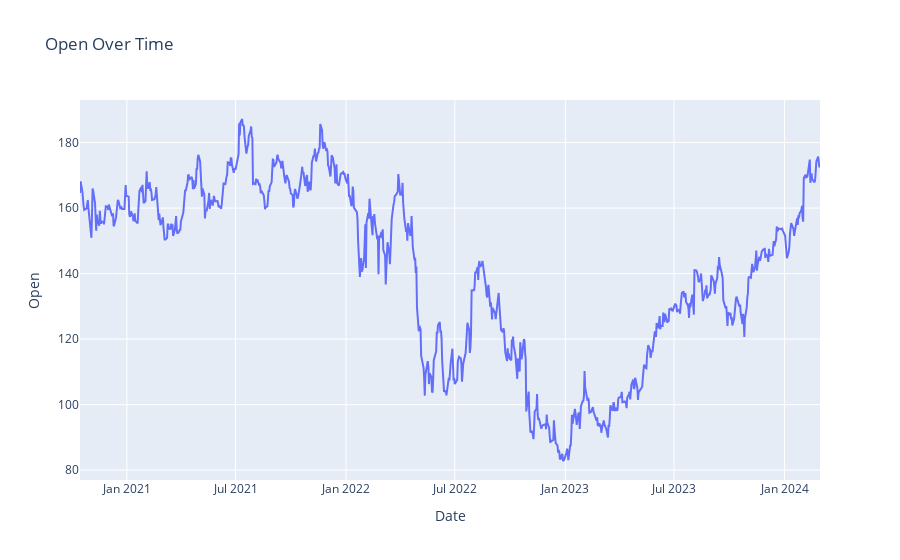
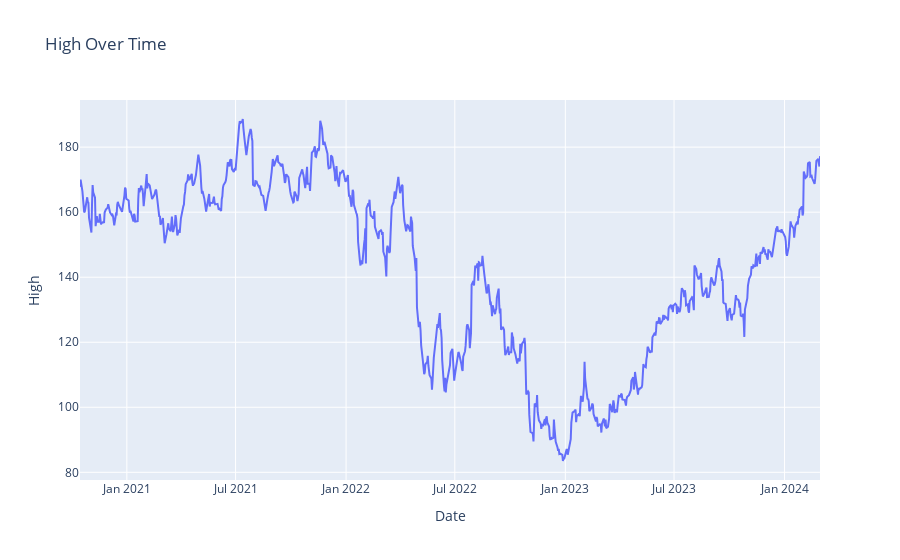
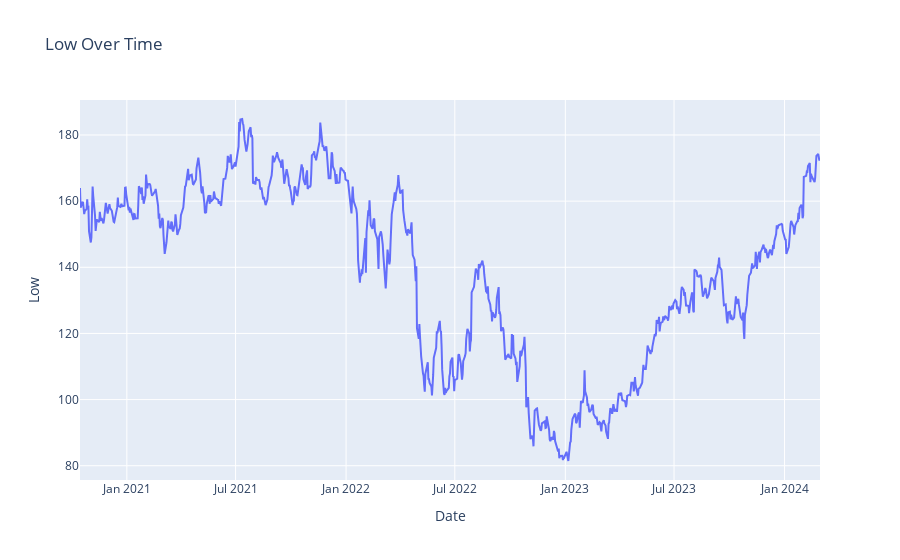
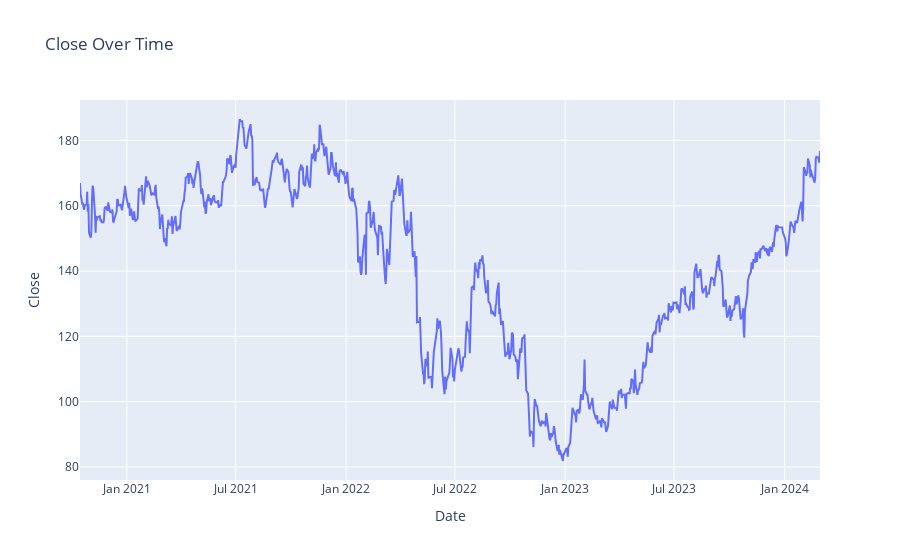

Here is the notebook cell these charts were saved with, in order:
### Code cell
# display each feature value over years 

import plotly.graph_objs as go

for column in df.columns:
    if column == 'Date' or column== 'Year':
        continue
    
    fig = go.Figure()
    fig.add_trace(go.Scatter(x=df['Date'], y=df[column], mode='lines', name=column))
    fig.update_layout(title=f'{column} Over Time',
                      xaxis_title='Date',
                      yaxis_title=column)
    # Display the plot
    fig.show()

### Figure 1 — Plotly figure (JSON) as saved in the notebook; plotly's stock layout.template omitted (floating-point values rounded to 4 significant figures; data arrays with more than 128 entries replaced by an {"elided": "..."} marker saying what was removed)
{"data": [{"mode": "lines", "name": "Open", "type": "scatter", "x": {"elided": "848 str values"}, "y": {"elided": "848 float values"}}], "layout": {"title": {"text": "Open Over Time"}, "xaxis": {"title": {"text": "Date"}}, "yaxis": {"title": {"text": "Open"}}}}

### Figure 2 — Plotly figure (JSON) as saved in the notebook; plotly's stock layout.template omitted (floating-point values rounded to 4 significant figures; data arrays with more than 128 entries replaced by an {"elided": "..."} marker saying what was removed)
{"data": [{"mode": "lines", "name": "High", "type": "scatter", "x": {"elided": "848 str values"}, "y": {"elided": "848 float values"}}], "layout": {"title": {"text": "High Over Time"}, "xaxis": {"title": {"text": "Date"}}, "yaxis": {"title": {"text": "High"}}}}

### Figure 3 — Plotly figure (JSON) as saved in the notebook; plotly's stock layout.template omitted (floating-point values rounded to 4 significant figures; data arrays with more than 128 entries replaced by an {"elided": "..."} marker saying what was removed)
{"data": [{"mode": "lines", "name": "Low", "type": "scatter", "x": {"elided": "848 str values"}, "y": {"elided": "848 float values"}}], "layout": {"title": {"text": "Low Over Time"}, "xaxis": {"title": {"text": "Date"}}, "yaxis": {"title": {"text": "Low"}}}}

### Figure 4 — Plotly figure (JSON) as saved in the notebook; plotly's stock layout.template omitted (floating-point values rounded to 4 significant figures; data arrays with more than 128 entries replaced by an {"elided": "..."} marker saying what was removed)
{"data": [{"mode": "lines", "name": "Close", "type": "scatter", "x": {"elided": "848 str values"}, "y": {"elided": "848 float values"}}], "layout": {"title": {"text": "Close Over Time"}, "xaxis": {"title": {"text": "Date"}}, "yaxis": {"title": {"text": "Close"}}}}
